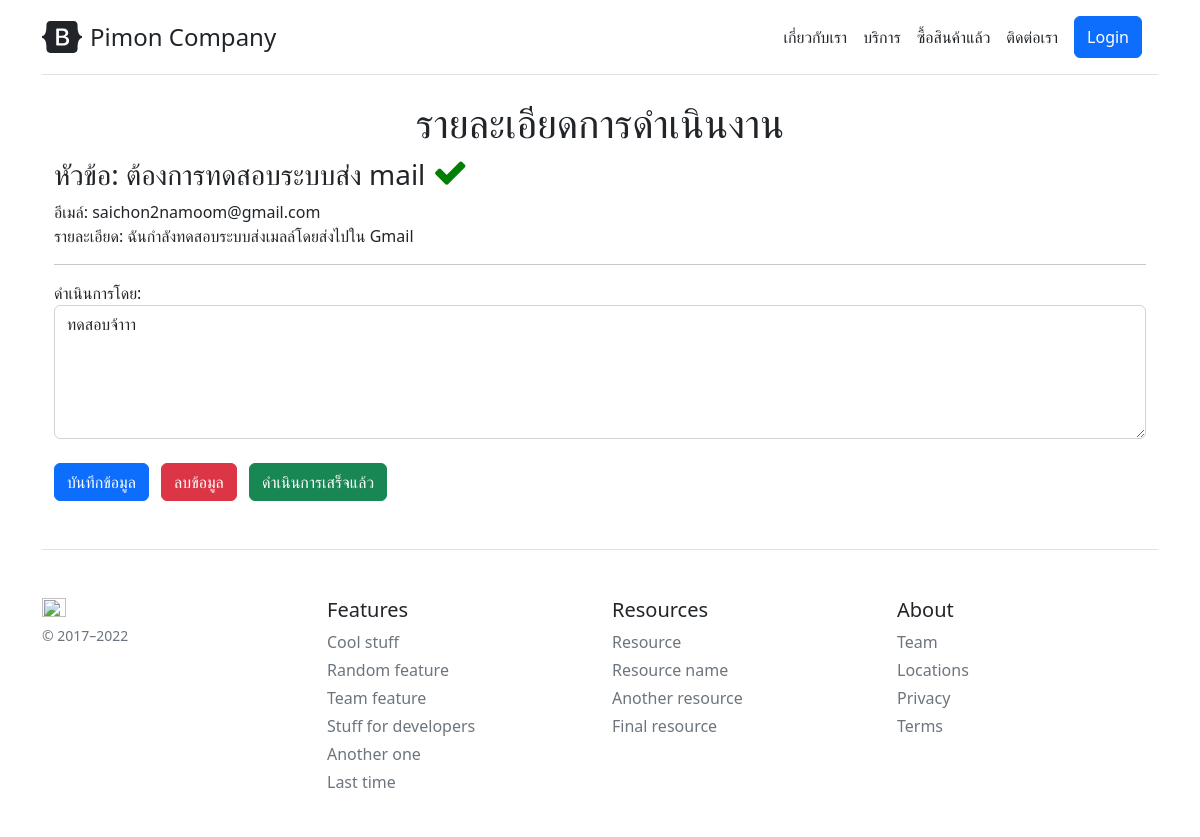
The app's page /action-detail/6/ with its own data.
### company/models.py (models this page shows, shortened)
class ContactList(models.Model):
    title = models.CharField(max_length=400)
    email = models.CharField(max_length=200)
    detail = models.TextField(null=True, blank=True)
    complete = models.BooleanField(default=False)

class Action(models.Model):
    contactlist = models.ForeignKey(ContactList, on_delete=models.CASCADE)
    action_detail = models.TextField()

### company/views.py (the view, shortened to what this page needs)
# urls.py: path('action-detail/<str:cId>/', ActionPage, name='action-page'),
def ActionPage(req, cId):
	context = {}
	contact = ContactList.objects.get(id=cId)
	context['contact'] = contact
	try:
		action = Action.objects.get(contactlist=contact)
		context['action'] = action
	except:
		pass
	return render(req, 'company/action.html', context)

### company/template/company/action.html (shortened to what this page needs)
{% extends 'company/base.html' %}
{% block content %}
<center>
    <h1>รายละเอียดการดำเนินงาน</h1>
</center>
<div class="container">
    <h3>
        หัวข้อ: {{contact.title}}
        {% if contact.complete == True %}
        <td><i class="fa fa-check" style="font-size:35px;color:green"></i></td>
        {% else %}
        <td><i class="fa fa-close" style="font-size:35px;color:red"></i></td>
        {% endif %}
    </h3>
    <p>
       อีเมล์: {{contact.email}}<br>
       รายละเอียด: {{contact.detail}}<br>
    </p>
    <hr>
    <form method="POST">
        <div class="form-group mb-4">
            <label for="detail">ดำเนินการโดย:</label>
            <textarea class="form-control" rows="5" id="detail" name="detail">{{action.action_detail}}</textarea>
        </div>
        <button type="submit" class="btn btn-primary me-2" name="save" onclick='alert("บันทึข้อมูลเรียบร้อย")'>บันทึกข้อมูล</button>
        <button type="submit" class="btn btn-danger me-2" name="delete">ลบข้อมูล</button>
        <button type="submit" class="btn btn-success me-2" name="completed">ดำเนินการเสร็จแล้ว</button>
    </form>
</div>
{% endblock content %}

### records on screen
ContactList: title "ต้องการทดสอบระบบส่ง mail", email "saichon2namoom@gmail.com", detail "ฉันกำลังทดสอบระบบส่งเมลล์โดยส่งไปใน Gmail"
Action: detail "ทดสอบจ้าาา"
